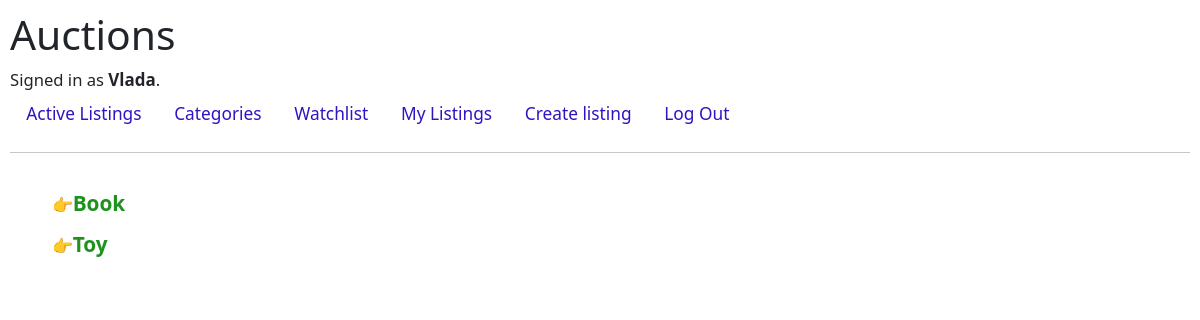
Page /categories (signed in) on the committed database.
### auctions/models.py (models this page shows, shortened)
class User(AbstractUser):
    pass

class Category(models.Model):
    name = models.TextField()

### auctions/views.py (the view)
# urls.py: path("categories", views.categories, name="categories"),
def categories(request):
    return render(request, "auctions/categories.html", {
            "categories": list_categories()
        })

### auctions/views.py (called while the page is built)
def list_categories(add=None):
    categories = Category.objects.values_list("name", flat=True)
    lower_categories = [c.casefold() for c in categories]
    if add:
        if add.casefold() not in lower_categories:
            categ = Category(name=add.capitalize())
            categ.save()
    active_categories_id = list(Listing.objects.filter(activity="A").values_list('category', flat=True))
    active_categories = Category.objects.filter(id__in = active_categories_id).values_list("name", flat=True)
    print(f"active {active_categories}")
    return (sorted(active_categories))

### auctions/templates/auctions/categories.html (shortened to what this page needs)
{% extends "auctions/layout.html" %}
{% block body %}
    <div id="category">
        <ul>
            {% for category in categories %}
                <li><a href="{% url 'category_page' category %}"> {{ category }}</a>
            {% endfor %}
        </ul>
    </div>
{% endblock %}

### auctions/templates/auctions/layout.html (shortened to what this page needs)
{% load static %}
<!DOCTYPE html>
<html lang="en">
    <head>
        <link rel="stylesheet" href="https://stackpath.bootstrapcdn.com/bootstrap/4.4.1/css/bootstrap.min.css">
        <link href="{% static 'auctions/styles.css' %}" rel="stylesheet">
        <link href="https://cdn.jsdelivr.net/npm/bootstrap@5.1.3/dist/css/bootstrap.min.css" rel="stylesheet">
    </head>
    <body>
        <h1>Auctions</h1>
        <div>
            {% if user.is_authenticated %}
                Signed in as <strong>{{ user.username }}</strong>.
            {% else %}
                Not signed in.
            {% endif %}
        </div>
        <ul class="nav">
            <li class="nav-item">
                <a class="nav-link" href="{% url 'index' %}">Active Listings</a>
            </li>
            <li class="nav-item">
                <a class="nav-link" href="{% url 'categories' %}">Categories</a>
            </li>
            {% if user.is_authenticated %}
                <li class="nav-item">
                    <a class="nav-link" href="{% url 'watchlist' %}">Watchlist</a>
                </li>
                <li class="nav-item">
                    <a class="nav-link" href="{% url 'my_listings' %}">My Listings</a>
                </li>
                <li class="nav-item">
                    <a class="nav-link" href="{% url 'create_listing' %}">Create listing</a>
                </li>
                <li class="nav-item">
                    <a class="nav-link" href="{% url 'logout' %}">Log Out</a>
                </li>
            {% endif %}
        </ul>
        <hr>
        {% block body %}
        {% endblock %}
    </body>
</html>

### auctions/static/auctions/styles.css (style rules this page uses)
body { padding: 10px; }
* { font-size:1.02em; }
.nav-link { color: #3212c3!important; text-decoration: none!important; }
#category { display: block; margin: 30px; }
#category a { color: #1f921d!important; text-decoration: none!important; font-size: 1.2em; line-height: 2em; font-weight: 600; }
#category li::marker { content: "👉"; font-size: 17px; }

### rows in the picture
User: username "Vlada"
Category: name "Book"
Category: name "Toy"
